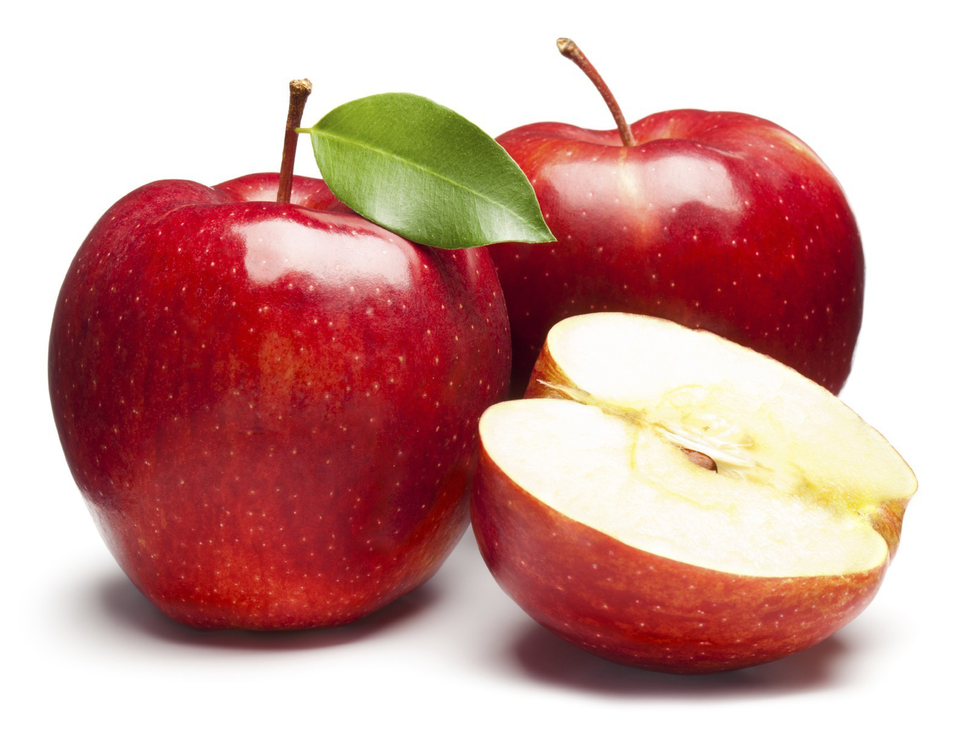
#> input picture Test/apple.png, 967 x 730 px, shrunk from 1595 x 1204 before the run
$ python script.py --original_image apple.png --stego_image stego_image.png
#> lines starting #> are read from the running program, lines starting #| are printed output that depends on the picture
import argparse
import cv2
import numpy as np
from skimage.metrics import structural_similarity as ssim
from skimage.metrics import mean_squared_error
import os
import Levenshtein as lev

def evaluate_image_quality(original, stego):
    """Calculate image quality metrics between original and stego images"""
    # Convert images to grayscale for SSIM calculation
    if len(original.shape) == 3:
        original_gray = cv2.cvtColor(original, cv2.COLOR_BGR2GRAY)
        stego_gray = cv2.cvtColor(stego, cv2.COLOR_BGR2GRAY)
    else:
        original_gray = original
        stego_gray = stego

    # Calculate MSE (Mean Squared Error)
    mse = mean_squared_error(original, stego)

    # Calculate PSNR (Peak Signal-to-Noise Ratio)
    max_pixel = 255.0
    psnr = cv2.PSNR(original, stego, max_pixel)

    # Calculate SSIM (Structural Similarity Index)
    ssim_score = ssim(original_gray, stego_gray,
                      data_range=stego_gray.max() - stego_gray.min())

    return {
        'MSE': mse,
        'PSNR': psnr,
        'SSIM': ssim_score
    }

def evaluate_message_accuracy(original_msg, extracted_msg):
    """Calculate message recovery accuracy metrics"""
    # Convert messages to binary for bitwise comparison
    original_bin = ''.join(format(ord(c), '08b') for c in original_msg)
    extracted_bin = ''.join(format(ord(c), '08b') for c in extracted_msg)

    # Bitwise accuracy
    min_length = min(len(original_bin), len(extracted_bin))
    if min_length == 0:
        bit_acc = 0.0
    else:
        matches = sum(1 for a, b in zip(original_bin[:min_length],
                                       extracted_bin[:min_length]) if a == b)
        bit_acc = matches / min_length

    # Character-wise accuracy
    min_len_chars = min(len(original_msg), len(extracted_msg))
    if min_len_chars == 0:
        char_acc = 0.0
    else:
        char_matches = sum(1 for a, b in zip(original_msg[:min_len_chars],
                                           extracted_msg[:min_len_chars]) if a == b)
        char_acc = char_matches / min_len_chars

    # Levenshtein distance (edit distance)
    lev_distance = lev.distance(original_msg, extracted_msg)

    # Hamming distance (only for equal length strings)
    if len(original_msg) == len(extracted_msg):
        hamming_dist = lev.hamming(original_msg, extracted_msg)
    else:
        hamming_dist = "N/A (lengths differ)"

    return {
        'Bit Accuracy': bit_acc,
        'Character Accuracy': char_acc,
        'Levenshtein Distance': lev_distance,
        'Hamming Distance': hamming_dist
    }

def extract_message(stego_image_path):
    """PLACEHOLDER: Replace with actual message extraction logic"""
    # In a real implementation, this would contain your steganography extraction code
    print(f"⚠️ Using placeholder message extractor. Replace this function with your actual implementation!")

    # Dummy extracted message - replace with actual extraction
    return "This is a test message extracted from the stego image."

# [50 lines left out: function generate_report, not called in this run]

def main():
    parser = argparse.ArgumentParser(description='Steganography Quality Evaluator')
    parser.add_argument('--original_image', type=str, required=True,
                        help='Path to original cover image')
    parser.add_argument('--stego_image', type=str, required=True,
                        help='Path to stego image with embedded message')
    parser.add_argument('--original_message', type=str, default=None,
                        help='Path to original message file (optional)')
    args = parser.parse_args()

    # Validate paths
    for path in [args.original_image, args.stego_image]:
        if not os.path.exists(path):
            raise FileNotFoundError(f"Image file not found: {path}")

    # Load images
    original_img = cv2.imread(args.original_image)
#> original_img is the input picture: shape (730, 967, 3); mean B, G, R 153.4, 157.5, 204.7
    stego_img = cv2.imread(args.stego_image)
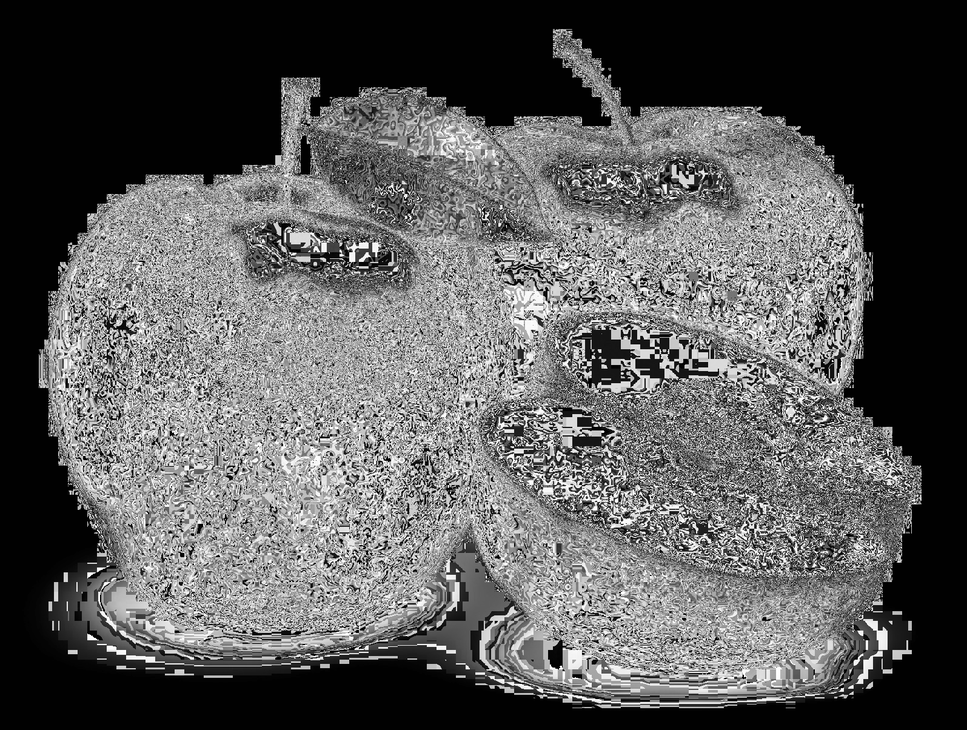
#> input picture Test/stego_image.png, 967 x 730 px, shrunk from 1595 x 1204 before the run
#> stego_img is the input picture: shape (730, 967, 3); min 0, max 255, mean 89.6

    if original_img is None or stego_img is None:
        raise ValueError("Error loading images. Check file formats and paths")

    # Check image dimensions match
    if original_img.shape != stego_img.shape:
        raise ValueError("Image dimensions do not match!")

    # Load or create original message
    if args.original_message:
        if not os.path.exists(args.original_message):
            print(f"⚠️ Message file not found: {args.original_message}")
            original_msg = "Test message for steganography evaluation"
        else:
            with open(args.original_message, 'r') as f:
                original_msg = f.read()
    else:
        original_msg = "Test message for steganography evaluation"

    # Extract message from stego image
    extracted_msg = extract_message(args.stego_image)

    # Calculate metrics
    results = {
        'image': evaluate_image_quality(original_img, stego_img),
        'message': evaluate_message_accuracy(original_msg, extracted_msg)
    }
#> in evaluate_image_quality, `original_gray = cv2.cvtColor(original, cv2.COLOR_BGR2GRAY)`:
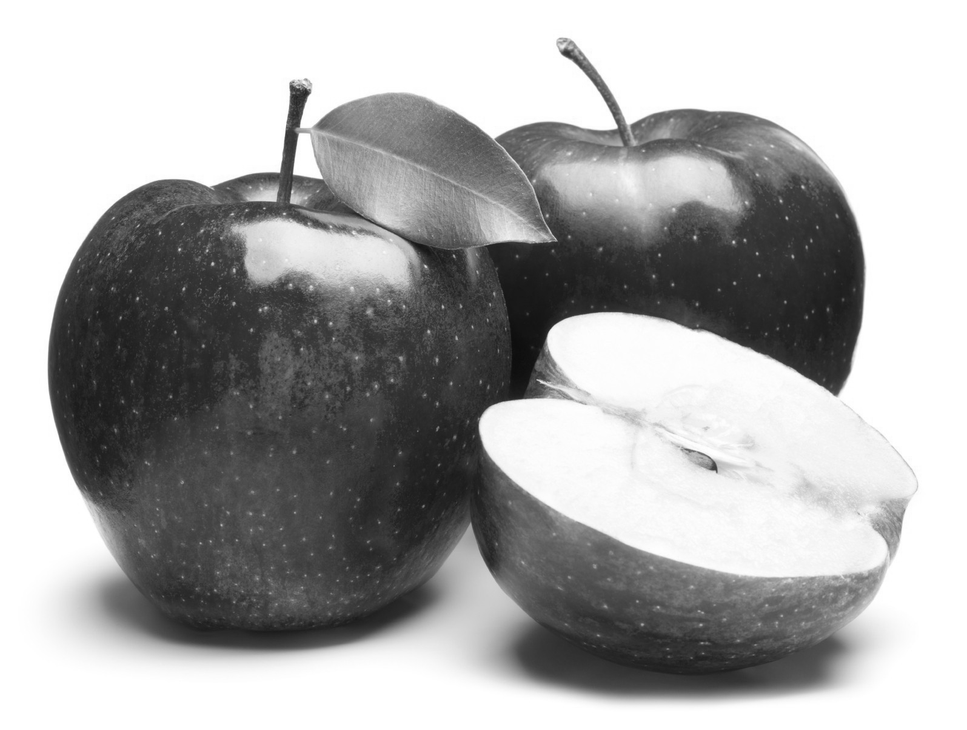
#> original_gray: shape (730, 967); min 13, max 255, mean 171.1
#> in evaluate_image_quality, `mse = mean_squared_error(original, stego)`: mse = 32203.8
#> in evaluate_image_quality, `psnr = cv2.PSNR(original, stego, max_pixel)`: psnr = 3.05
#> in evaluate_image_quality, `ssim_score = ssim(original_gray, stego_gray, data_range=stego_gray.max..`: ssim_score = -0.00493
#> in evaluate_message_accuracy, `min_length = min(len(original_bin), len(extracted_bin))`: min_length = 328
#> in evaluate_message_accuracy, `matches = sum(1 for a, b in zip(original_bin[:min_length], extracted_b..`: matches = 223
#> in evaluate_message_accuracy, `bit_acc = matches / min_length`: bit_acc = 0.68

    # Display results
    print("\n" + "="*50)
    print("IMAGE QUALITY METRICS:")
    for metric, value in results['image'].items():
        print(f"{metric}: {value}")

    print("\nMESSAGE RECOVERY METRICS:")
    for metric, value in results['message'].items():
        print(f"{metric}: {value}")

    # Generate full report
    report = generate_report(results)
    print("\nFINAL ASSESSMENT:")
    print(report.split("QUALITY ASSESSMENT:")[-1])

if __name__ == "__main__":
    main()
#> (the call stopped at in evaluate_message_accuracy, `lev_distance = lev.distance(original_msg, extracted_msg)`: Levenshtein is not available in this run)
